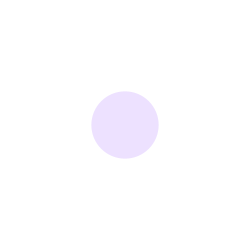
Frame 1 (no input)
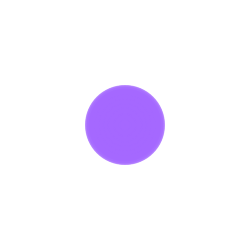
Frame 60 (the mouse pressed at the canvas centre just before this capture)
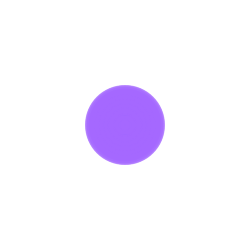
Frame 120 (the mouse held since frame 60 and released just before this capture)

The Processing sketch that drew these frames (run headless with seeded random() and noise(); from frame 60 on, the mouse is pressed at the canvas centre):

// Processing sketch: processing_180324
// ── processing_180324.pde

int counter;

void setup() {  //setup function called initially, only once
  size(250, 250);
  background(255);  //set background white
  counter = 0;
   fill(random(255),100,255,50);
 
}

void draw() {  //draw function loops 
  counter++;
  noStroke();
  
  if(mousePressed == true) { //add some interaction
    ellipse(mouseX, mouseY, 20, 20);
  }
  else {
    ellipse(width/2, height/2, 80*sin(counter), 80*sin(counter));
  }
}
